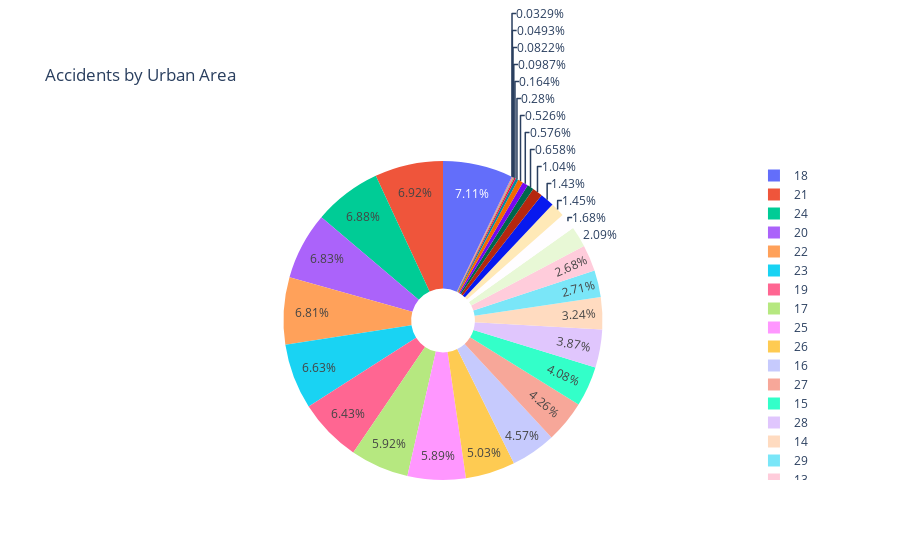

This figure's notebook cell:
### Code cell
fig = px.pie(df, names= 'accidents', values='urban_area',
             hole=0.2,title = 'Accidents by Urban Area ')
fig.show()

### Figure 1 — Plotly figure (JSON) as saved in the notebook; plotly's stock layout.template omitted (floating-point values rounded to 4 significant figures; data arrays with more than 128 entries replaced by an {"elided": "..."} marker saying what was removed)
{"data": [{"domain": {"x": [0, 1], "y": [0, 1]}, "hole": 0.2, "hovertemplate": "accidents=%{label}<br>urban_area=%{value}<extra></extra>", "labels": {"elided": "8756 int values"}, "legendgroup": "", "name": "", "showlegend": true, "type": "pie", "values": {"elided": "8756 int values"}}], "layout": {"legend": {"tracegroupgap": 0}, "title": {"text": "Accidents by Urban Area "}}}
